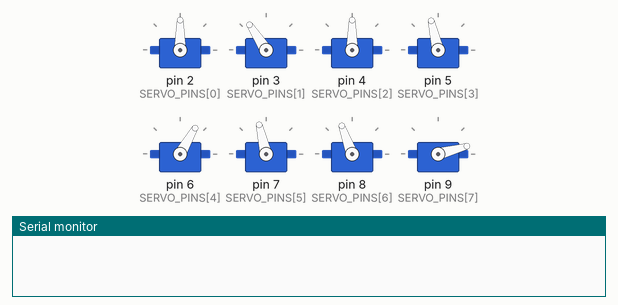
Recording of a sketch running on a simulated Arduino Nano, built with avr-gcc and run on an emulated ATmega328P. Parts: 8 × servo, the last lines printed to the serial monitor.

Above: at 0.1 s.
At 1.8 s:
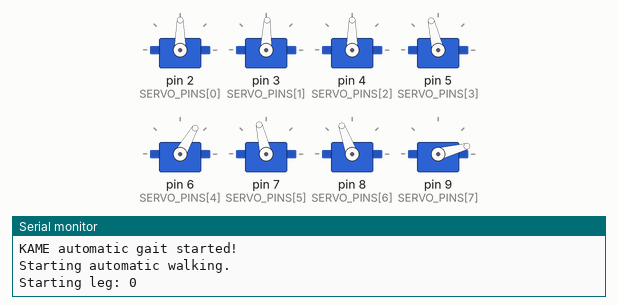
At 9.8 s:
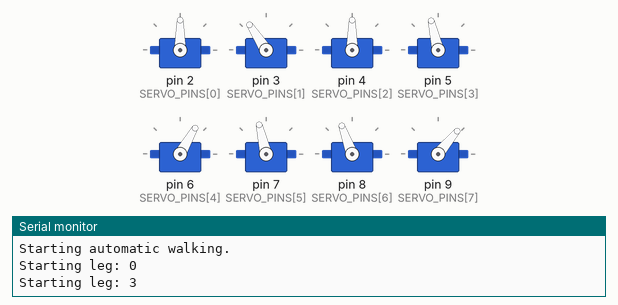
At 19.8 s:
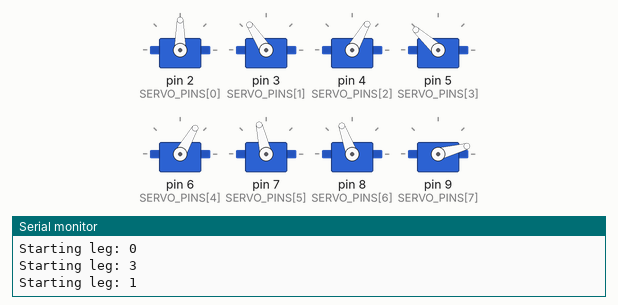
At 27.8 s:
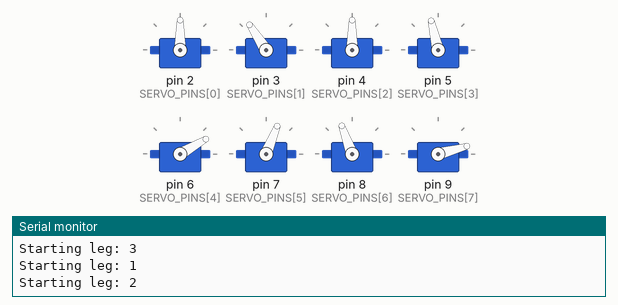
At 37.8 s:
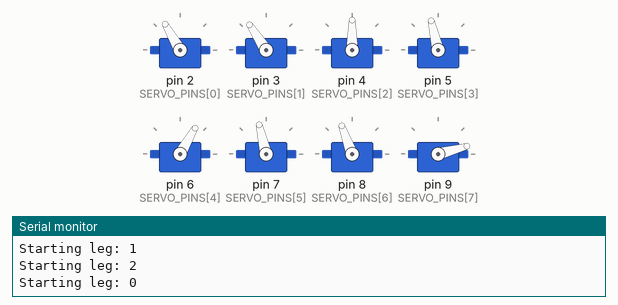
Timing chart, 0 to 40.0 s (numbered marks = the images above):
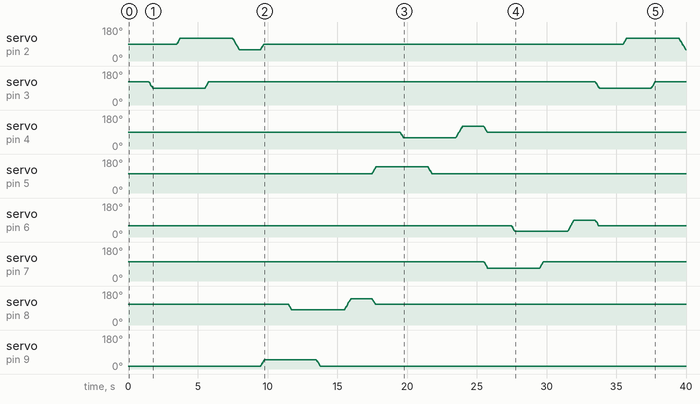

The sketch:

kame_robot.ino
```cpp
#include <Servo.h>
#include <math.h>

// =====================================================
// KAME QUADRUPED ROBOT
// SEQUENTIAL FOUR-LEG GAIT
// Board: Arduino Nano
// Servos: 8
//
// Sequence: FL -> BR -> FR -> BL -> REPEAT
// =====================================================

// ---------------- SERVO INDEX ----------------

enum {
  FL_HIP, FL_KNEE,
  FR_HIP, FR_KNEE,
  BL_HIP, BL_KNEE,
  BR_HIP, BR_KNEE
};

const uint8_t SERVO_PINS[8] = {
  2, 3, 4, 5, 6, 7, 8, 9
};

// ---------------- YOUR ORIGINAL CALIBRATION ----------------

int8_t TRIM[8] = {
  0, 33, 0, 13, -30, 13, 20, -75
};

int8_t DIR[8] = {
  1, -1, -1, 1, 1, -1, -1, 1
};

// ---------------- GAIT SETTINGS ----------------

// Movement amplitudes
float HIP_AMPLITUDE = 30.0;
float KNEE_LIFT = 35.0;

// Time for each movement stage
unsigned long STAGE_TIME = 2000;

// Servo smoothing
const float MAX_STEP_DEG = 2.5;

// Startup delay
const unsigned long START_DELAY_MS = 500;

// Update interval
const unsigned long UPDATE_INTERVAL = 20;

// ---------------- LEG ORDER ----------------

// 0 = FL
// 1 = FR
// 2 = BL
// 3 = BR

const uint8_t LEG_ORDER[4] = {
  0, 3, 1, 2
};

// Hip and knee indexes
const uint8_t hipIdx[4] = {
  FL_HIP, FR_HIP, BL_HIP, BR_HIP
};

const uint8_t kneeIdx[4] = {
  FL_KNEE, FR_KNEE, BL_KNEE, BR_KNEE
};

// ---------------- HIP DIRECTIONS ----------------

// +1 = RIGHT
// -1 = LEFT
//
// FL = RIGHT first
// BR = LEFT first
// FR = LEFT first
// BL = RIGHT first

const int8_t HIP_DIRECTION[4] = {
  1,   // FL: RIGHT then LEFT
  1,  // FR: LEFT then RIGHT
  -1,  // BL: LEFT then RIGHT
  1    // BR: RIGHT then LEFT
};
// ---------------- GLOBAL VARIABLES ----------------

Servo servos[8];

float cur[8];
float startAngle[8];
float targetAngle[8];

uint8_t orderPosition = 0;
uint8_t currentLeg = 0;
uint8_t currentStage = 0;

unsigned long stageStart = 0;
unsigned long lastUpdate = 0;
unsigned long bootTime = 0;

bool autoStarted = false;

// ---------------- SMOOTHING ----------------

float smooth(float x) {

  x = constrain(x, 0.0, 1.0);

  return x * x * (3.0 - 2.0 * x);
}

// ---------------- SERVO MOVEMENT ----------------

void setServoTarget(uint8_t index, float offset) {

  targetAngle[index] = constrain(
    90.0 + TRIM[index] + DIR[index] * offset,
    0.0,
    180.0
  );
}

void updateServos() {

  for (uint8_t i = 0; i < 8; i++) {

    if (cur[i] < targetAngle[i] - MAX_STEP_DEG) {

      cur[i] += MAX_STEP_DEG;

    }
    else if (cur[i] > targetAngle[i] + MAX_STEP_DEG) {

      cur[i] -= MAX_STEP_DEG;

    }
    else {

      cur[i] = targetAngle[i];

    }

    servos[i].write((int)cur[i]);
  }
}

// ---------------- INITIALIZE ALL LEGS ----------------

void resetTargets() {

  for (uint8_t i = 0; i < 8; i++) {

    setServoTarget(i, 0);

  }
}

// ---------------- START NEXT LEG ----------------

void startLeg(uint8_t leg) {
  currentLeg = leg;
  currentStage = 0;
  stageStart = millis();

  resetTargets();

  Serial.print("Starting leg: ");
  Serial.println(leg);
};

// ---------------- SET MOVEMENT STAGE ----------------

void setStage(uint8_t leg, uint8_t stage) {

  uint8_t hip = hipIdx[leg];
  uint8_t knee = kneeIdx[leg];

  int8_t direction = HIP_DIRECTION[leg];

  // Reset all targets first
  resetTargets();

  switch (stage) {

    // ---------------------------------
    // STAGE 0: KNEE UP
    // ---------------------------------

    case 0:

      setServoTarget(knee, KNEE_LIFT);

      break;

    // ---------------------------------
    // STAGE 1: HIP MOVES FIRST DIRECTION
    // ---------------------------------

    case 1:

      setServoTarget(knee, KNEE_LIFT);

      setServoTarget(
        hip,
        direction * HIP_AMPLITUDE
      );

      break;

    // ---------------------------------
    // STAGE 2: KNEE DOWN
    // ---------------------------------

    case 2:

      setServoTarget(knee, 0);

      setServoTarget(
        hip,
        direction * HIP_AMPLITUDE
      );

      break;

    // ---------------------------------
    // STAGE 3: HIP RETURNS
    // ---------------------------------

    case 3:

      setServoTarget(knee, 0);

      setServoTarget(
        hip,
        -direction * HIP_AMPLITUDE
      );

      break;
  }
}

// ---------------- SEQUENTIAL GAIT ----------------

void updateGait() {
  unsigned long now = millis();

  if (now - stageStart >= STAGE_TIME) {
    currentStage++;

    if (currentStage >= 4) {
      currentStage = 0;
      orderPosition = (orderPosition + 1) % 4;
      startLeg(LEG_ORDER[orderPosition]);
    }

    setStage(currentLeg, currentStage);
    stageStart = now;
  }
}
// ---------------- SETUP ----------------

void setup() {
  Serial.begin(9600);

  for (uint8_t i = 0; i < 8; i++) {
    servos[i].attach(SERVO_PINS[i]);

    cur[i] = 90 + TRIM[i];
    targetAngle[i] = cur[i];

    servos[i].write(cur[i]);
  }

  delay(1000);

  resetTargets();

  bootTime = millis();
  stageStart = millis();
  lastUpdate = millis();

  orderPosition = 0;

  startLeg(LEG_ORDER[orderPosition]);
  setStage(currentLeg, 0);

  Serial.println("KAME automatic gait started!");
}

// ---------------- MAIN LOOP ----------------

void loop() {

  unsigned long now = millis();

  // Wait before starting
  if (!autoStarted) {

    if (now - bootTime >= START_DELAY_MS) {

      autoStarted = true;

      Serial.println(F("Starting automatic walking."));

      startLeg(LEG_ORDER[0]);

      setStage(currentLeg, 0);

    }

    return;
  }

  // Update every 20 milliseconds
  if (now - lastUpdate < UPDATE_INTERVAL) {

    return;

  }

  lastUpdate = now;

  // Update gait sequence
  updateGait();

  // Update all servo positions
  updateServos();
}
```

Measured:
- by itself, servo on pin 5 (SERVO_PINS[3]): rises from 103° to 138° in 0.26 s, then falls to 103° in 4.0 s
- by itself, servo on pin 9 (SERVO_PINS[7]): rises from 15° to 50° in 0.26 s, then falls to 15° in 4.0 s
